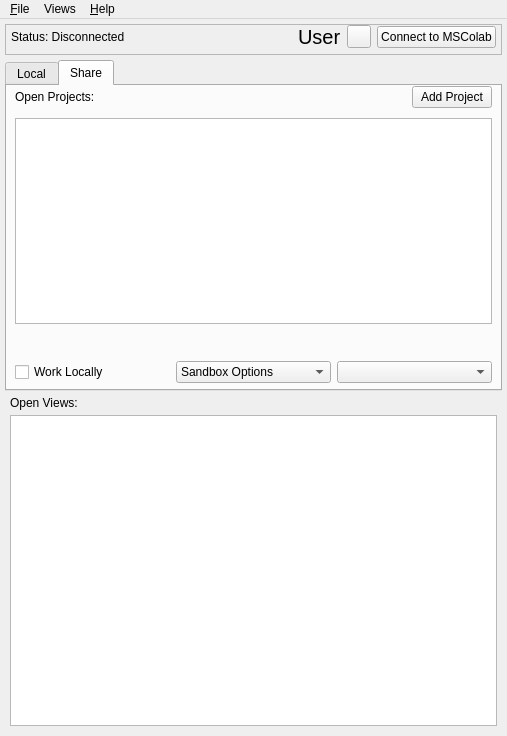
<?xml version="1.0" encoding="UTF-8"?>
<ui version="4.0">
 <class>MSSMainWindow_new</class>
 <widget class="QMainWindow" name="MSSMainWindow_new">
  <property name="geometry">
   <rect>
    <x>0</x>
    <y>0</y>
    <width>507</width>
    <height>736</height>
   </rect>
  </property>
  <property name="minimumSize">
   <size>
    <width>507</width>
    <height>736</height>
   </size>
  </property>
  <property name="windowTitle">
   <string>MSSMainWindow</string>
  </property>
  <property name="styleSheet">
   <string notr="true"/>
  </property>
  <widget class="QWidget" name="centralwidget">
   <layout class="QVBoxLayout" name="verticalLayout">
    <property name="spacing">
     <number>5</number>
    </property>
    <property name="leftMargin">
     <number>5</number>
    </property>
    <property name="topMargin">
     <number>5</number>
    </property>
    <property name="rightMargin">
     <number>5</number>
    </property>
    <property name="bottomMargin">
     <number>10</number>
    </property>
    <item>
     <widget class="QFrame" name="userOptionsFrame">
      <property name="frameShape">
       <enum>QFrame::StyledPanel</enum>
      </property>
      <property name="frameShadow">
       <enum>QFrame::Raised</enum>
      </property>
      <layout class="QHBoxLayout" name="horizontalLayout_3" stretch="1,0,0,0">
       <property name="leftMargin">
        <number>5</number>
       </property>
       <property name="topMargin">
        <number>0</number>
       </property>
       <property name="rightMargin">
        <number>5</number>
       </property>
       <property name="bottomMargin">
        <number>5</number>
       </property>
       <item>
        <widget class="QLabel" name="mscStatusLabel">
         <property name="text">
          <string>Status: Disconnected</string>
         </property>
         <property name="wordWrap">
          <bool>true</bool>
         </property>
        </widget>
       </item>
       <item alignment="Qt::AlignRight">
        <widget class="QLabel" name="usernameLabel">
         <property name="font">
          <font>
           <pointsize>15</pointsize>
          </font>
         </property>
         <property name="text">
          <string>User</string>
         </property>
        </widget>
       </item>
       <item>
        <widget class="QToolButton" name="userOptionsTb">
         <property name="styleSheet">
          <string notr="true">::menu-indicator { image: none; }</string>
         </property>
         <property name="text">
          <string/>
         </property>
        </widget>
       </item>
       <item alignment="Qt::AlignRight">
        <widget class="QPushButton" name="connectBtn">
         <property name="text">
          <string>Connect to MSColab</string>
         </property>
        </widget>
       </item>
      </layout>
     </widget>
    </item>
    <item>
     <widget class="QTabWidget" name="tabWidget">
      <property name="styleSheet">
       <string notr="true">::tab-bar { alignment: left; }</string>
      </property>
      <property name="currentIndex">
       <number>1</number>
      </property>
      <widget class="QWidget" name="localTab">
       <attribute name="title">
        <string>Local</string>
       </attribute>
       <layout class="QGridLayout" name="gridLayout_4" rowstretch="0,0">
        <property name="leftMargin">
         <number>8</number>
        </property>
        <property name="topMargin">
         <number>0</number>
        </property>
        <property name="rightMargin">
         <number>8</number>
        </property>
        <property name="bottomMargin">
         <number>8</number>
        </property>
        <property name="horizontalSpacing">
         <number>-1</number>
        </property>
        <property name="verticalSpacing">
         <number>10</number>
        </property>
        <item row="0" column="0">
         <widget class="QLabel" name="openFlightTracksLabel">
          <property name="text">
           <string>Open Flight Tracks:</string>
          </property>
         </widget>
        </item>
        <item row="1" column="0" colspan="2">
         <widget class="QListWidget" name="listFlightTracks"/>
        </item>
        <item row="0" column="1" alignment="Qt::AlignRight">
         <widget class="QPushButton" name="newFlightTrackBtn">
          <property name="text">
           <string>New Flight Track</string>
          </property>
         </widget>
        </item>
       </layout>
      </widget>
      <widget class="QWidget" name="shareTab">
       <attribute name="title">
        <string>Share</string>
       </attribute>
       <layout class="QGridLayout" name="gridLayout_2" rowstretch="0,0,0,0">
        <property name="leftMargin">
         <number>8</number>
        </property>
        <property name="topMargin">
         <number>0</number>
        </property>
        <property name="rightMargin">
         <number>8</number>
        </property>
        <property name="bottomMargin">
         <number>6</number>
        </property>
        <property name="verticalSpacing">
         <number>10</number>
        </property>
        <item row="3" column="1">
         <widget class="QComboBox" name="sandboxOptionsCb">
          <item>
           <property name="text">
            <string>Sandbox Options</string>
           </property>
          </item>
          <item>
           <property name="text">
            <string>Fetch From Server</string>
           </property>
          </item>
          <item>
           <property name="text">
            <string>Save To Server</string>
           </property>
          </item>
         </widget>
        </item>
        <item row="0" column="0">
         <widget class="QLabel" name="openProjectsMSCLabel">
          <property name="text">
           <string>Open Projects:</string>
          </property>
         </widget>
        </item>
        <item row="3" column="2">
         <widget class="QComboBox" name="projectOptionsCb"/>
        </item>
        <item row="3" column="0">
         <widget class="QCheckBox" name="workLocallyCheckbox">
          <property name="text">
           <string>Work Locally</string>
          </property>
         </widget>
        </item>
        <item row="1" column="0" colspan="3">
         <widget class="QListWidget" name="listProjectsMSC"/>
        </item>
        <item row="0" column="2" alignment="Qt::AlignRight">
         <widget class="QPushButton" name="addProjectBtn">
          <property name="text">
           <string>Add Project</string>
          </property>
         </widget>
        </item>
        <item row="2" column="0" colspan="3">
         <widget class="QLabel" name="workingStatusLabel">
          <property name="font">
           <font>
            <pointsize>11</pointsize>
           </font>
          </property>
          <property name="text">
           <string/>
          </property>
          <property name="wordWrap">
           <bool>true</bool>
          </property>
         </widget>
        </item>
       </layout>
      </widget>
     </widget>
    </item>
    <item>
     <layout class="QGridLayout" name="openViewsLayout">
      <property name="leftMargin">
       <number>5</number>
      </property>
      <property name="rightMargin">
       <number>5</number>
      </property>
      <item row="0" column="0">
       <widget class="QLabel" name="openViewsLabel">
        <property name="text">
         <string>Open Views:</string>
        </property>
       </widget>
      </item>
      <item row="1" column="0" colspan="2">
       <widget class="QListWidget" name="listViews"/>
      </item>
     </layout>
    </item>
   </layout>
  </widget>
  <widget class="QMenuBar" name="menubar">
   <property name="geometry">
    <rect>
     <x>0</x>
     <y>0</y>
     <width>507</width>
     <height>22</height>
    </rect>
   </property>
   <property name="nativeMenuBar">
    <bool>false</bool>
   </property>
   <widget class="QMenu" name="menuFile">
    <property name="title">
     <string>&amp;File</string>
    </property>
    <widget class="QMenu" name="menuImportFlightTrack">
     <property name="title">
      <string>Import Flight Track</string>
     </property>
    </widget>
    <widget class="QMenu" name="menuExportFlightTrack">
     <property name="title">
      <string>Export Flight Track</string>
     </property>
    </widget>
    <addaction name="actionNewFlightTrack"/>
    <addaction name="actionOpenFlightTrack"/>
    <addaction name="separator"/>
    <addaction name="actionActivateSelectedFlightTrack"/>
    <addaction name="separator"/>
    <addaction name="actionSaveActiveFlightTrack"/>
    <addaction name="actionSaveActiveFlightTrackAs"/>
    <addaction name="separator"/>
    <addaction name="actionCloseSelectedFlightTrack"/>
    <addaction name="separator"/>
    <addaction name="menuImportFlightTrack"/>
    <addaction name="menuExportFlightTrack"/>
    <addaction name="separator"/>
    <addaction name="actionConfiguration"/>
    <addaction name="separator"/>
    <addaction name="actionQuit"/>
   </widget>
   <widget class="QMenu" name="menuHelp">
    <property name="title">
     <string>&amp;Help</string>
    </property>
    <addaction name="actionShortcuts"/>
    <addaction name="actionUpdater"/>
    <addaction name="actionOnlineHelp"/>
    <addaction name="actionAboutMSS"/>
   </widget>
   <widget class="QMenu" name="menuViews">
    <property name="title">
     <string>Views</string>
    </property>
    <addaction name="actionTop_View"/>
    <addaction name="action_Side_View"/>
    <addaction name="action_Table_View"/>
    <addaction name="action_Linear_View"/>
   </widget>
   <addaction name="menuFile"/>
   <addaction name="menuViews"/>
   <addaction name="menuHelp"/>
  </widget>
  <action name="actionSaveActiveFlightTrack">
   <property name="text">
    <string>&amp;Save Active Flight Track</string>
   </property>
   <property name="shortcut">
    <string>Ctrl+S</string>
   </property>
  </action>
  <action name="actionSaveActiveFlightTrackAs">
   <property name="text">
    <string>Save Active Flight Track As</string>
   </property>
   <property name="shortcut">
    <string>Ctrl+Shift+S</string>
   </property>
  </action>
  <action name="actionAboutMSS">
   <property name="text">
    <string>&amp;About MSS</string>
   </property>
  </action>
  <action name="actionOnlineHelp">
   <property name="text">
    <string>&amp;Online Help</string>
   </property>
  </action>
  <action name="actionEditConfiguration">
   <property name="text">
    <string>&amp;Edit Configuration</string>
   </property>
  </action>
  <action name="actionCompareToDefault">
   <property name="text">
    <string>&amp;Compare to Default</string>
   </property>
  </action>
  <action name="actionOpenFlightTrack">
   <property name="text">
    <string>&amp;Open Flight Track</string>
   </property>
   <property name="shortcut">
    <string>Ctrl+O</string>
   </property>
  </action>
  <action name="actionCSVImport">
   <property name="text">
    <string>CSV</string>
   </property>
  </action>
  <action name="actionCSVExport">
   <property name="text">
    <string>&amp;CSV</string>
   </property>
  </action>
  <action name="actionNewFlightTrack">
   <property name="text">
    <string>&amp;New Flight Track</string>
   </property>
   <property name="shortcut">
    <string>Ctrl+N</string>
   </property>
  </action>
  <action name="actionQuit">
   <property name="text">
    <string>&amp;Quit</string>
   </property>
   <property name="shortcut">
    <string>Ctrl+Q</string>
   </property>
  </action>
  <action name="actionShortcuts">
   <property name="text">
    <string>&amp;Shortcuts</string>
   </property>
   <property name="shortcut">
    <string>Alt+S</string>
   </property>
  </action>
  <action name="actionTextExport">
   <property name="text">
    <string>&amp;Text</string>
   </property>
  </action>
  <action name="actionKMLExport">
   <property name="text">
    <string>&amp;KML</string>
   </property>
  </action>
  <action name="actionActivateSelectedFlightTrack">
   <property name="text">
    <string>&amp;Activate Selected Flight Track</string>
   </property>
  </action>
  <action name="actionCloseSelectedFlightTrack">
   <property name="text">
    <string>&amp;Close Selected Flight Track</string>
   </property>
  </action>
  <action name="actionUpdater">
   <property name="text">
    <string>&amp;Updater</string>
   </property>
  </action>
  <action name="actionConfiguration">
   <property name="text">
    <string>&amp;Configuration</string>
   </property>
   <property name="shortcut">
    <string>Ctrl+,</string>
   </property>
  </action>
  <action name="actionChat">
   <property name="text">
    <string>&amp;Chat</string>
   </property>
  </action>
  <action name="action_Version_History">
   <property name="text">
    <string>&amp;Version History</string>
   </property>
  </action>
  <action name="action_Manage_Users">
   <property name="text">
    <string>&amp;Manage Users</string>
   </property>
  </action>
  <action name="action_Share_Project">
   <property name="text">
    <string>&amp;Share Project</string>
   </property>
  </action>
  <action name="actionDelete_Project">
   <property name="text">
    <string>Delete Project</string>
   </property>
  </action>
  <action name="actionWork_Locally">
   <property name="text">
    <string>Work Locally</string>
   </property>
  </action>
  <action name="actionTop_View">
   <property name="text">
    <string>&amp;Top View</string>
   </property>
  </action>
  <action name="action_Side_View">
   <property name="text">
    <string>&amp;Side View</string>
   </property>
  </action>
  <action name="action_Table_View">
   <property name="text">
    <string>&amp;Table View</string>
   </property>
  </action>
  <action name="action_Linear_View">
   <property name="text">
    <string>&amp;Linear View</string>
   </property>
  </action>
 </widget>
 <resources/>
 <connections>
  <connection>
   <sender>actionQuit</sender>
   <signal>triggered()</signal>
   <receiver>MSSMainWindow_new</receiver>
   <slot>close()</slot>
   <hints>
    <hint type="sourcelabel">
     <x>-1</x>
     <y>-1</y>
    </hint>
    <hint type="destinationlabel">
     <x>253</x>
     <y>367</y>
    </hint>
   </hints>
  </connection>
 </connections>
</ui>
